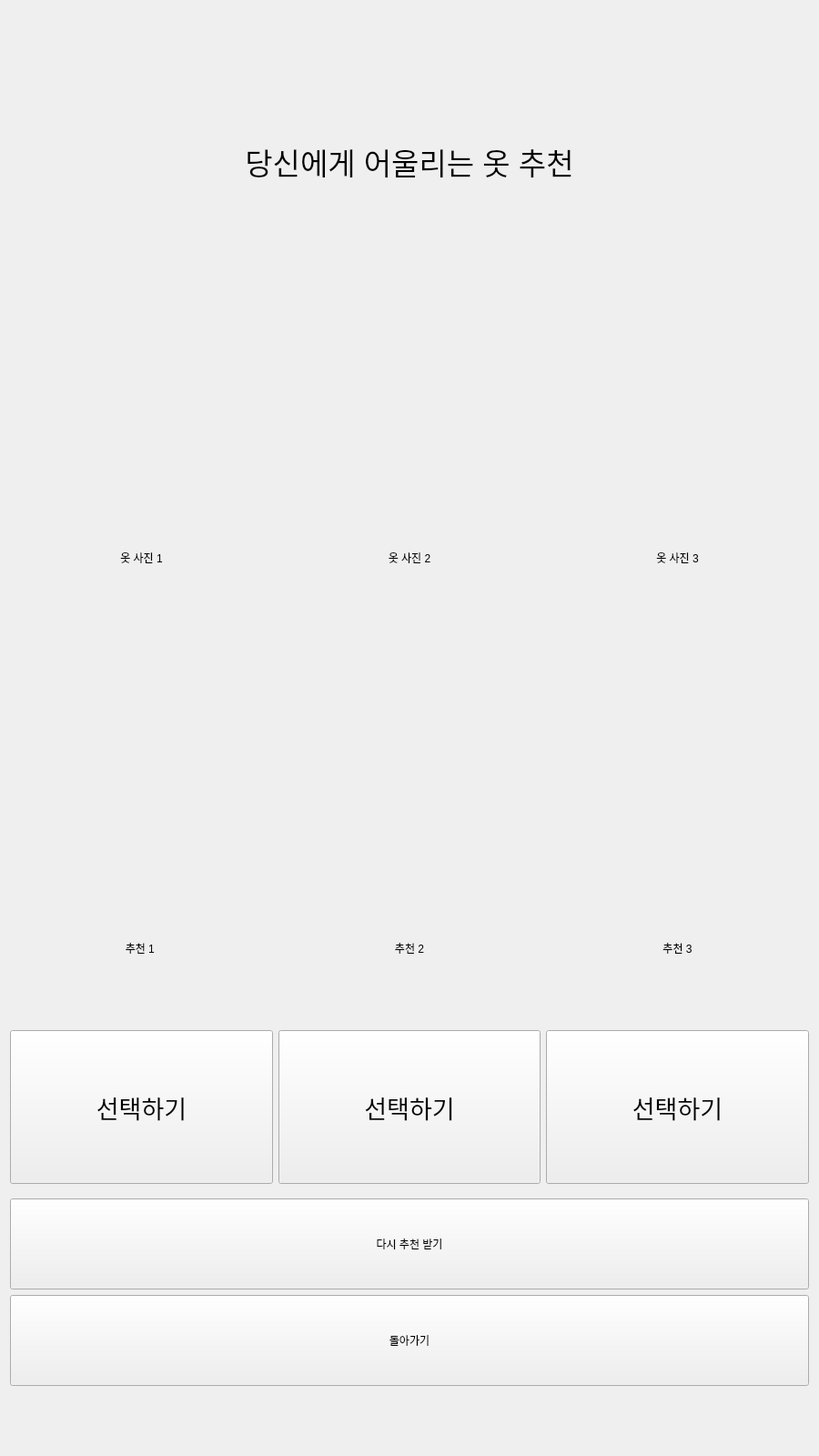
<?xml version="1.0" encoding="UTF-8"?>
<ui version="4.0">
 <class>Form</class>
 <widget class="QWidget" name="Form">
  <property name="geometry">
   <rect>
    <x>0</x>
    <y>0</y>
    <width>900</width>
    <height>1600</height>
   </rect>
  </property>
  <property name="minimumSize">
   <size>
    <width>900</width>
    <height>1600</height>
   </size>
  </property>
  <property name="maximumSize">
   <size>
    <width>900</width>
    <height>1600</height>
   </size>
  </property>
  <property name="windowTitle">
   <string>Form</string>
  </property>
  <layout class="QVBoxLayout" name="verticalLayout_4">
   <item>
    <layout class="QVBoxLayout" name="verticalLayout_3" stretch="1,4,2">
     <item>
      <layout class="QVBoxLayout" name="verticalLayout_8" stretch="0,0">
       <item>
        <widget class="QLabel" name="label">
         <property name="minimumSize">
          <size>
           <width>0</width>
           <height>70</height>
          </size>
         </property>
         <property name="maximumSize">
          <size>
           <width>16777215</width>
           <height>70</height>
          </size>
         </property>
         <property name="text">
          <string/>
         </property>
         <property name="pixmap">
          <pixmap>배경이미지.png</pixmap>
         </property>
         <property name="alignment">
          <set>Qt::AlignCenter</set>
         </property>
        </widget>
       </item>
       <item>
        <widget class="QLabel" name="label_2">
         <property name="maximumSize">
          <size>
           <width>16777215</width>
           <height>200</height>
          </size>
         </property>
         <property name="font">
          <font>
           <pointsize>25</pointsize>
          </font>
         </property>
         <property name="contextMenuPolicy">
          <enum>Qt::DefaultContextMenu</enum>
         </property>
         <property name="layoutDirection">
          <enum>Qt::LeftToRight</enum>
         </property>
         <property name="frameShape">
          <enum>QFrame::NoFrame</enum>
         </property>
         <property name="text">
          <string>당신에게 어울리는 옷 추천</string>
         </property>
         <property name="alignment">
          <set>Qt::AlignCenter</set>
         </property>
         <property name="wordWrap">
          <bool>true</bool>
         </property>
        </widget>
       </item>
      </layout>
     </item>
     <item>
      <layout class="QHBoxLayout" name="horizontalLayout" stretch="1,1,1">
       <item>
        <layout class="QVBoxLayout" name="verticalLayout_17" stretch="4,1,1">
         <item>
          <widget class="QLabel" name="cloth1">
           <property name="text">
            <string>옷 사진 1</string>
           </property>
           <property name="alignment">
            <set>Qt::AlignCenter</set>
           </property>
          </widget>
         </item>
         <item>
          <widget class="QLabel" name="label_9">
           <property name="text">
            <string>추천 1 </string>
           </property>
           <property name="alignment">
            <set>Qt::AlignCenter</set>
           </property>
          </widget>
         </item>
         <item>
          <widget class="QPushButton" name="cloth1_select">
           <property name="sizePolicy">
            <sizepolicy hsizetype="Preferred" vsizetype="Preferred">
             <horstretch>0</horstretch>
             <verstretch>0</verstretch>
            </sizepolicy>
           </property>
           <property name="font">
            <font>
             <pointsize>20</pointsize>
            </font>
           </property>
           <property name="text">
            <string>선택하기</string>
           </property>
          </widget>
         </item>
        </layout>
       </item>
       <item>
        <layout class="QVBoxLayout" name="verticalLayout_16" stretch="4,1,1">
         <item>
          <widget class="QLabel" name="cloth2">
           <property name="text">
            <string>옷 사진 2</string>
           </property>
           <property name="alignment">
            <set>Qt::AlignCenter</set>
           </property>
          </widget>
         </item>
         <item>
          <widget class="QLabel" name="label_11">
           <property name="text">
            <string>추천 2</string>
           </property>
           <property name="alignment">
            <set>Qt::AlignCenter</set>
           </property>
          </widget>
         </item>
         <item>
          <widget class="QPushButton" name="cloth2_select">
           <property name="sizePolicy">
            <sizepolicy hsizetype="Preferred" vsizetype="Preferred">
             <horstretch>0</horstretch>
             <verstretch>0</verstretch>
            </sizepolicy>
           </property>
           <property name="font">
            <font>
             <pointsize>20</pointsize>
            </font>
           </property>
           <property name="text">
            <string>선택하기</string>
           </property>
          </widget>
         </item>
        </layout>
       </item>
       <item>
        <layout class="QVBoxLayout" name="verticalLayout_15" stretch="4,1,1">
         <item>
          <widget class="QLabel" name="cloth3">
           <property name="text">
            <string>옷 사진 3</string>
           </property>
           <property name="alignment">
            <set>Qt::AlignCenter</set>
           </property>
          </widget>
         </item>
         <item>
          <widget class="QLabel" name="label_7">
           <property name="text">
            <string>추천 3</string>
           </property>
           <property name="alignment">
            <set>Qt::AlignCenter</set>
           </property>
          </widget>
         </item>
         <item>
          <widget class="QPushButton" name="cloth3_select">
           <property name="sizePolicy">
            <sizepolicy hsizetype="Preferred" vsizetype="Preferred">
             <horstretch>0</horstretch>
             <verstretch>0</verstretch>
            </sizepolicy>
           </property>
           <property name="font">
            <font>
             <pointsize>20</pointsize>
            </font>
           </property>
           <property name="text">
            <string>선택하기</string>
           </property>
          </widget>
         </item>
        </layout>
       </item>
      </layout>
     </item>
     <item>
      <layout class="QVBoxLayout" name="verticalLayout_10" stretch="0,0,0">
       <item>
        <widget class="QPushButton" name="recommend">
         <property name="sizePolicy">
          <sizepolicy hsizetype="Preferred" vsizetype="Preferred">
           <horstretch>0</horstretch>
           <verstretch>0</verstretch>
          </sizepolicy>
         </property>
         <property name="minimumSize">
          <size>
           <width>0</width>
           <height>100</height>
          </size>
         </property>
         <property name="maximumSize">
          <size>
           <width>16777215</width>
           <height>80</height>
          </size>
         </property>
         <property name="text">
          <string>다시 추천 받기</string>
         </property>
        </widget>
       </item>
       <item>
        <widget class="QPushButton" name="back">
         <property name="sizePolicy">
          <sizepolicy hsizetype="Preferred" vsizetype="Preferred">
           <horstretch>0</horstretch>
           <verstretch>0</verstretch>
          </sizepolicy>
         </property>
         <property name="minimumSize">
          <size>
           <width>0</width>
           <height>100</height>
          </size>
         </property>
         <property name="maximumSize">
          <size>
           <width>16777215</width>
           <height>80</height>
          </size>
         </property>
         <property name="text">
          <string>돌아가기</string>
         </property>
        </widget>
       </item>
       <item>
        <widget class="QLabel" name="label_3">
         <property name="minimumSize">
          <size>
           <width>0</width>
           <height>70</height>
          </size>
         </property>
         <property name="maximumSize">
          <size>
           <width>16777215</width>
           <height>70</height>
          </size>
         </property>
         <property name="text">
          <string/>
         </property>
         <property name="pixmap">
          <pixmap>배경이미지.png</pixmap>
         </property>
         <property name="alignment">
          <set>Qt::AlignCenter</set>
         </property>
        </widget>
       </item>
      </layout>
     </item>
    </layout>
   </item>
  </layout>
 </widget>
 <resources/>
 <connections/>
</ui>
